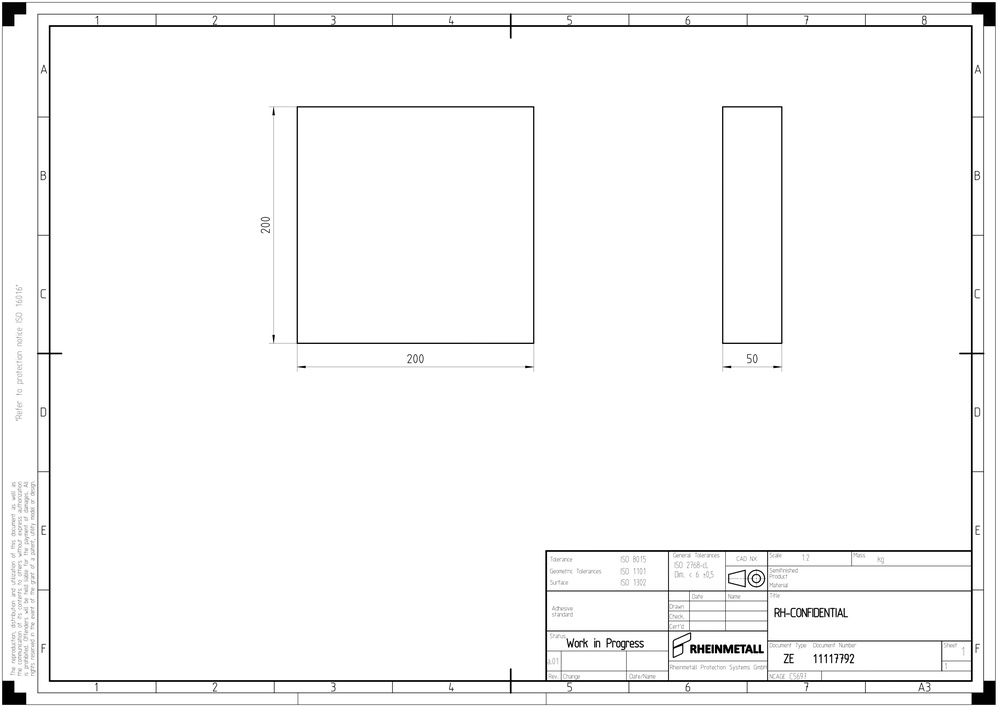
#> input picture ocr-program/test_files/11117792-a.01-dwg1_RH-CONFIDENTIAL_page-0001.jpg, 998 x 707 px, shrunk from 4985 x 3532 before the run
$ python tesseract_img.py ../test_files/11117792-a.01-dwg1_RH-CONFIDENTIAL_page-0001.jpg
#> lines starting #> are read from the running program, lines starting #| are printed output that depends on the picture
import pytesseract
from PIL import Image, ImageFilter, ImageOps
import sys
import os

# === CONFIGURATION ===
# Default path to Tesseract executable (can be overridden by environment)
DEFAULT_TESSERACT = r"C:\Users\rmander\AppData\Local\Programs\Tesseract-OCR\tesseract.exe"

# Automatically save output in the same folder as this script
SCRIPT_DIR = os.path.dirname(os.path.abspath(__file__))
OUTPUT_FILE = os.path.join(SCRIPT_DIR, "tesseract_img_handwriting.txt")

# Resolve Tesseract path: prefer environment variable `TESSERACT_CMD` or `TESSERACT_PATH`
_env_tess = os.environ.get('TESSERACT_CMD') or os.environ.get('TESSERACT_PATH')
if _env_tess:
    # if user provided folder, append executable name
    if os.path.isdir(_env_tess):
        _env_tess = os.path.join(_env_tess, 'tesseract.exe')
    TESSERACT_PATH = _env_tess
else:
    TESSERACT_PATH = DEFAULT_TESSERACT

# Only set pytesseract path if the file exists; otherwise leave default and warn
if os.path.isfile(TESSERACT_PATH):
    pytesseract.pytesseract.tesseract_cmd = TESSERACT_PATH
else:
    print(f"Warning: tesseract executable not found at {TESSERACT_PATH}; ensure tesseract is on PATH or set TESSERACT_CMD.")

def ocr_handwritten_image(image_path):
    # Open the image
    img = Image.open(image_path)
#> img is the input picture: PIL image 998x707 RGB; min 0, max 255, mean 248.2

    # Preprocessing to improve OCR accuracy
    img = img.convert("L")                         # convert to grayscale
#> img: PIL image 998x707 L
    img = ImageOps.invert(img)                     # invert if text is light on dark
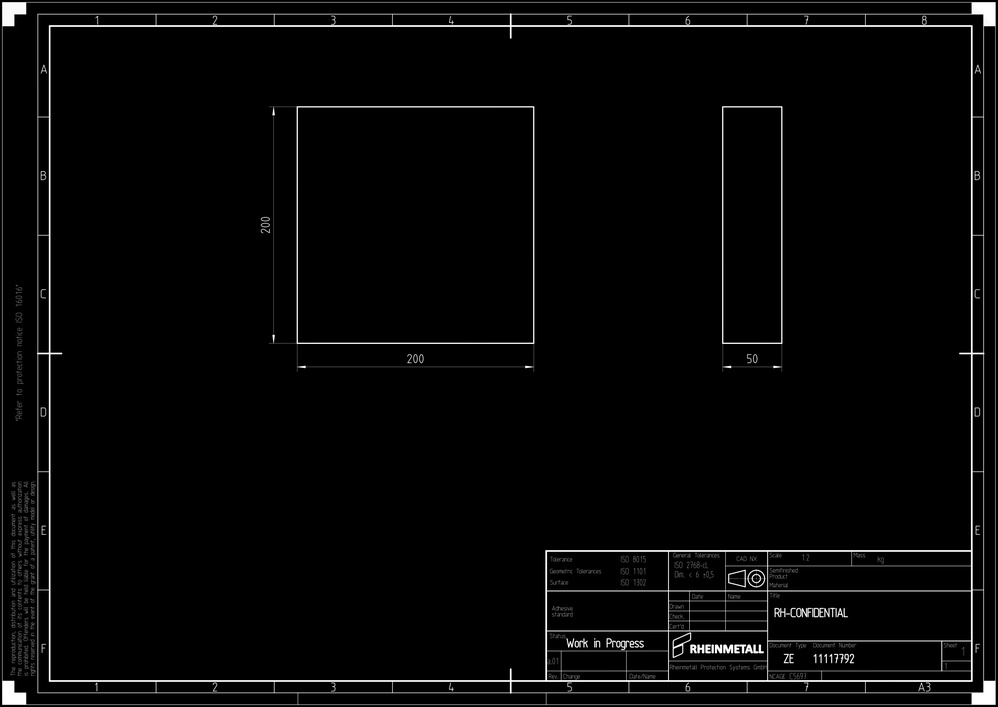
#> img: PIL image 998x707 L; min 0, max 255, mean 6.8
    img = img.filter(ImageFilter.MedianFilter())   # reduce noise
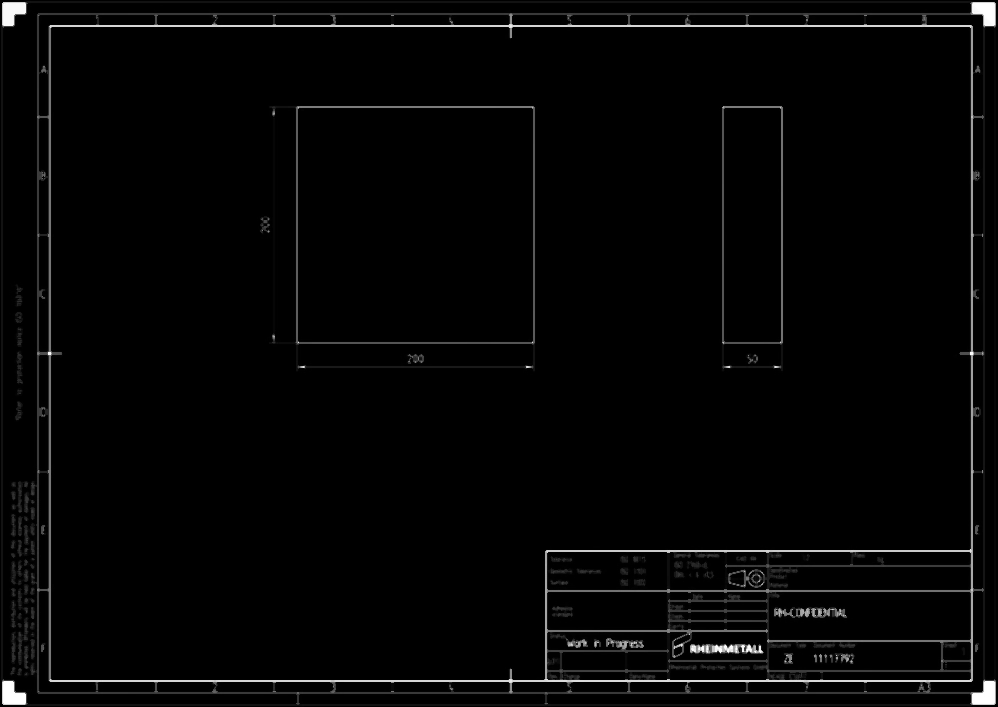
#> img: PIL image 998x707 L; min 0, max 255, mean 5.3

    # OCR
    text = pytesseract.image_to_string(img)

    # Save output to file in the script's folder
    with open(OUTPUT_FILE, "w", encoding="utf-8") as f:
        f.write(text)

    print(f"OCR complete! Results saved to {OUTPUT_FILE}")
    print("OCR Text Preview:")
    print("-"*40)
    print(text)
    print("-"*40)
    # Return the extracted text so callers (e.g., master_driver) can include it in JSON
    return text

if __name__ == "__main__":
    if len(sys.argv) < 2:
        print("Usage: python ocr_handwritten.py path/to/image")
    else:
        ocr_handwritten_image(sys.argv[1])
#> (the call stopped at in ocr_handwritten_image, `text = pytesseract.image_to_string(img)`: pytesseract is not available in this run)

$ run again, on ocr-program/test_files/EPSON006_page-0001.jpg
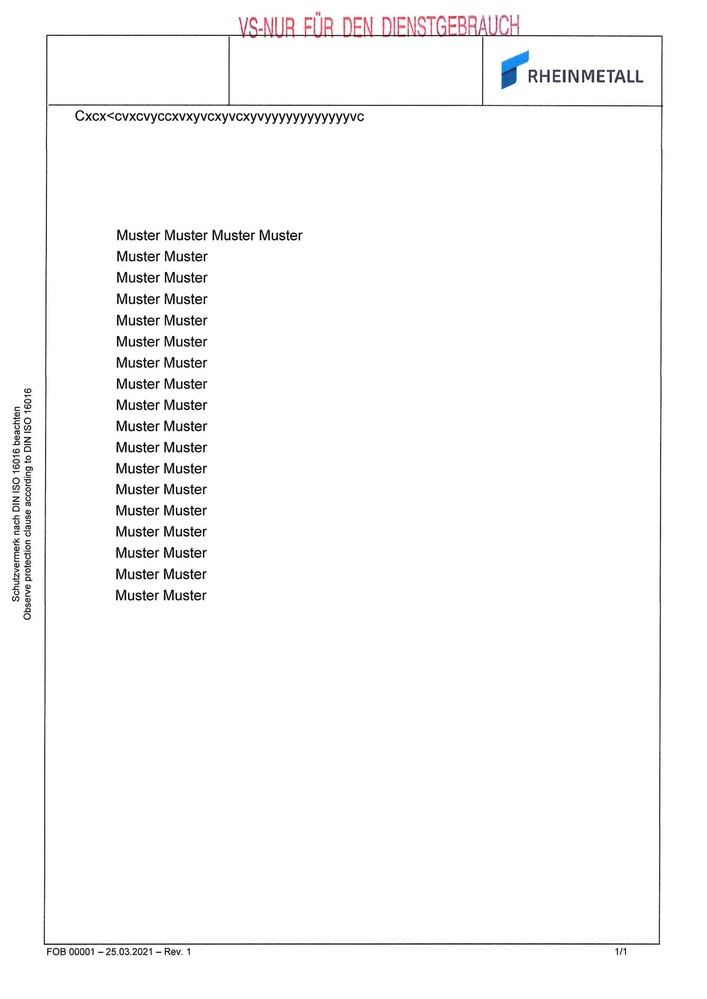
#> input picture ocr-program/test_files/EPSON006_page-0001.jpg, 707 x 999 px, shrunk from 2480 x 3505 before the run
#> in ocr_handwritten_image, img is the input picture: PIL image 707x999 RGB; mean R, G, B 249.9, 249.7, 249.8
#> in ocr_handwritten_image, `img = ImageOps.invert(img)`:
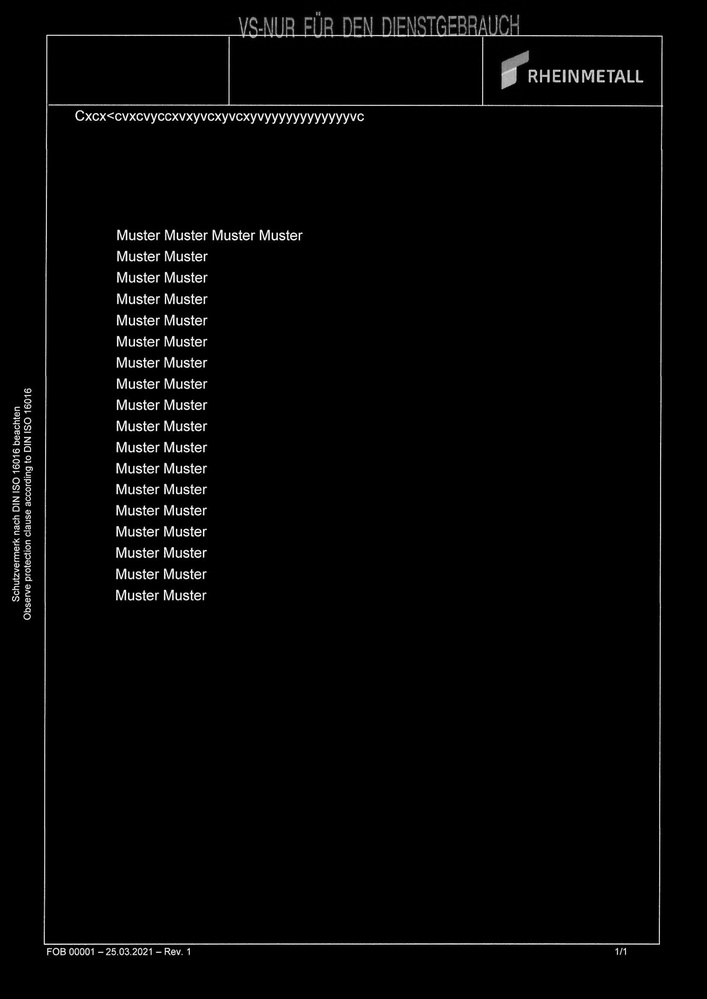
#> img: PIL image 707x999 L; min 0, max 255, mean 5.2
#> in ocr_handwritten_image, `img = img.filter(ImageFilter.MedianFilter())`:
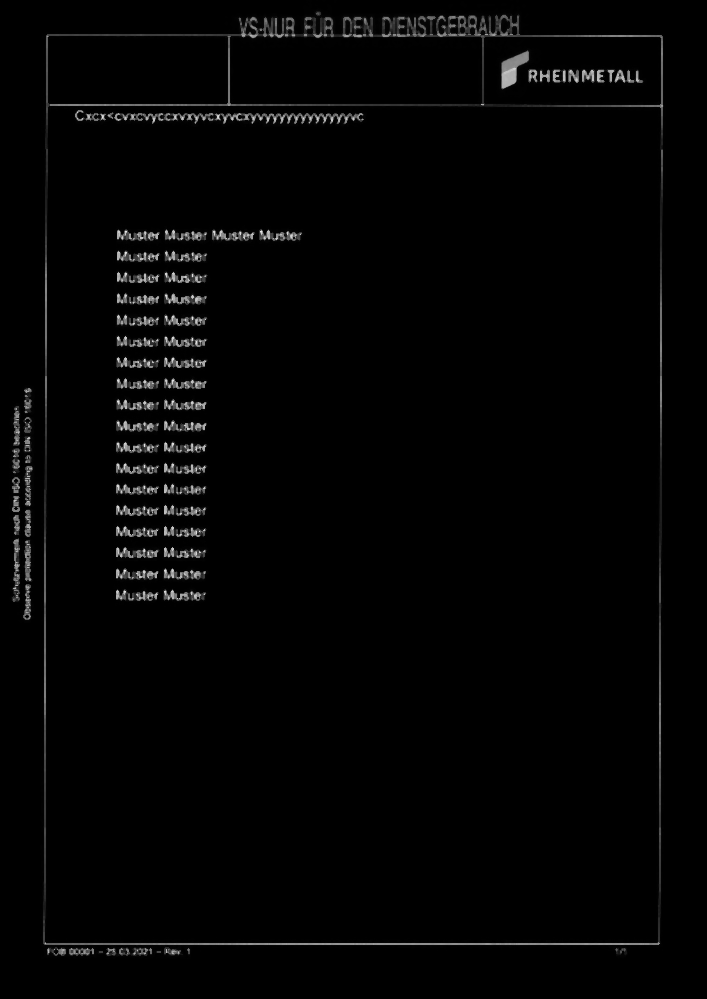
#> img: PIL image 707x999 L; min 0, max 235, mean 4.1
